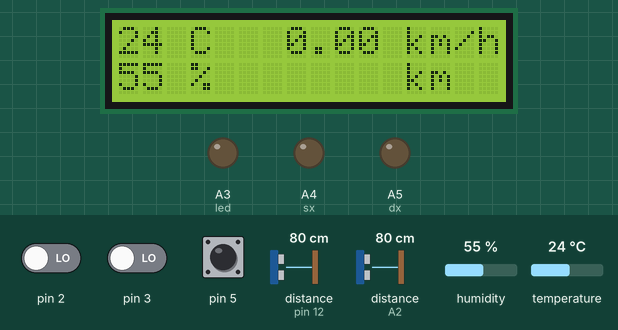
Recording of a sketch running on a simulated Arduino Uno, built with avr-gcc and run on an emulated ATmega328P. Shown: 16×2 character LCD, output pins drawn as LEDs (lit = HIGH). Wiring (inferred from the names in the program): 2 × ultrasonic range finder: trigger pin 13, echo pin 12 / trigger A1, echo A2. Dashed ring = blinking. The test bench sets the inputs (shaded band); at power-on: pin 2 LOW, distance to the obstacle (sensors on pin 12, A2) 80 cm, pin 5 HIGH, humidity 55 %, temperature 24 °C, pin 3 LOW. The echo pulse lasts 58.3 µs per cm; pins used as bus, display or sensor lines are not drawn; what the sketch prints to the serial monitor is not drawn.

Above: at 2.1 s.
2.2 s: pin 2 driven HIGH
At 2.37 s:
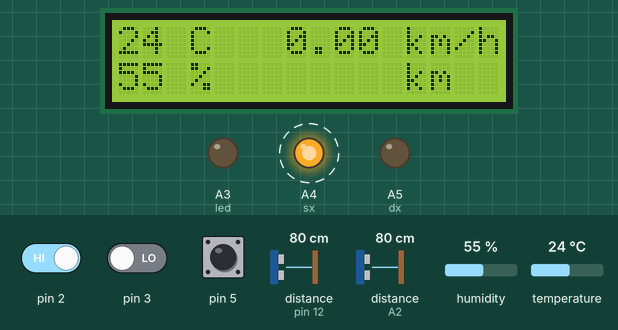
4.1 s: distance to the obstacle (sensor on pin 12) set to 7 cm
5.6 s: distance to the obstacle (sensor on pin 12) set to 4 cm
At 5.85 s:
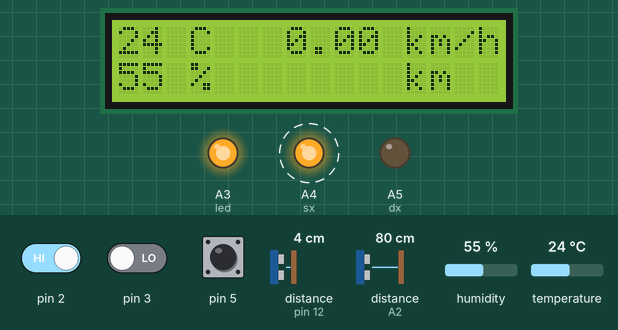
7.3 s: pin 5 pulled LOW for 0.15 s
At 7.47 s:
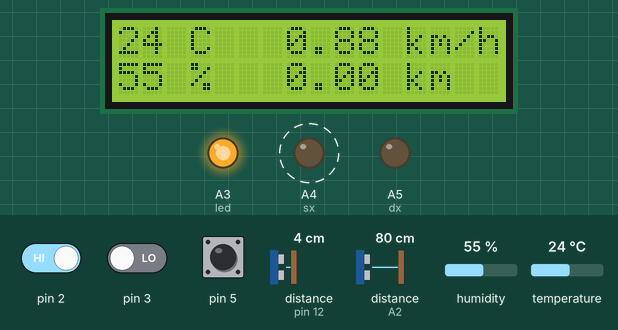
8.0 s: humidity set to 22 %
At 9.4 s:
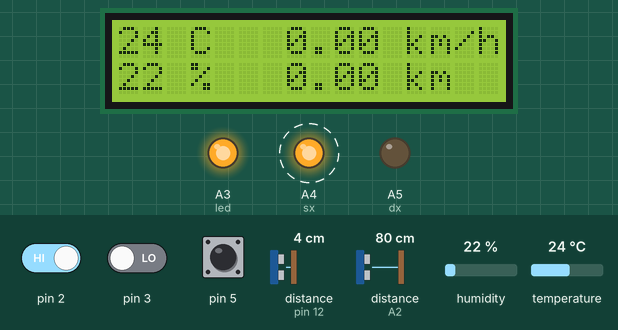
10.8 s: temperature set to 12 °C
At 13.47 s:
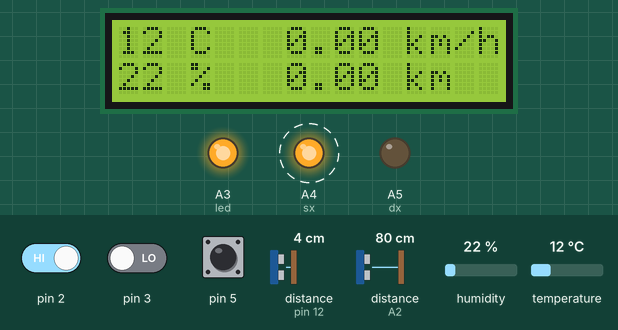
Timing chart, 0 to 15.8 s (numbered marks = the images above; inputs shaded):
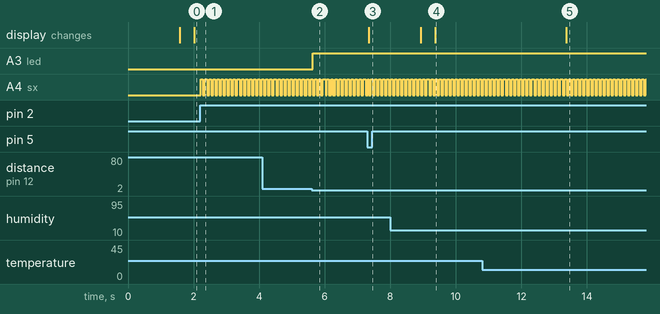

The sketch:

Bassino.ino
```cpp
#include <Adafruit_Sensor.h>
#include <DHT.h>
#include "DHT.h" //libreria per la lettura del sensore temperatura
#include <LiquidCrystal.h>// libreria per lo schermo LCD
#include <CapacitiveSensor.h>// libreria per la lettura del sensore capacitivo
CapacitiveSensor capSensor= CapacitiveSensor(4,5);


// definisco alcuni pin
#define trigpin A1
#define echopin A2
#define trigPin 13
#define echoPin 12
#define led A3
#define sx A4
#define dx A5
#define DHTPIN A0 //pin di lettura del dht
#define DHTTYPE DHT11// dht11 è il tipo di sensore che uso

int ledState=0;
int ledState2=0;
unsigned long previousMillis = 0; //memorizza l'ultimo tempo di aggiornamento
unsigned long interval = 60; //intervallo di azione
unsigned long previousMillis2 = 0;
unsigned long interval2 = 80;
unsigned long previousMillis3 = 0;
unsigned long interval3 = 2000;
unsigned long previousMillis4 = 0;
unsigned long interval4 =30;


extern unsigned long timer0_millis;//var per azzerare il tempo
float s=0;//var globale per evitare che si azzeri constantemente. utilizzata per il calcolo della distanza

LiquidCrystal lcd(6, 7, 8, 9, 10, 11);//pin dello schermo


DHT dht(DHTPIN, DHTTYPE);//setto il sensore di temperatura
void setup() {

  Serial.begin (9600);
  pinMode(trigPin, OUTPUT);
  pinMode(echoPin, INPUT);
  pinMode(trigpin, OUTPUT);
  pinMode(echopin, INPUT);
  pinMode(led, OUTPUT);
  pinMode(sx, OUTPUT);
  pinMode(dx, OUTPUT);
  pinMode(2, INPUT);
  pinMode (3, INPUT);


  // i numeri all'interno di LCD indicano le righe e le colonne disponibili
  lcd.begin(16, 2);
  lcd.setCursor(3,0);
  lcd.print("C");
  lcd.setCursor(3,1);
  lcd.print("%");
  lcd.setCursor(12,0);
  lcd.print("km/h");
  lcd.setCursor(12,1);
  lcd.print("km");
  //imposto le misure che verranno mostrate a video
}

void loop() {
  long sensor=capSensor.capacitiveSensor(5);
  float time,time2,v;
  long duration, distance, duration2, distance2,pressione, pressione2;
  unsigned long currentMillis = millis();

  //calcolo velocità
if(currentMillis - previousMillis2 > interval2) {
 previousMillis2 = currentMillis;
  if (sensor >14){

    Serial.println(sensor);
    time=millis();

     if(time>90){
     time=time/1000;
     Serial.print("sec ");
     Serial.println(time);

      v=((1.8)/(time))*3.6;
      s=s+0.0018;
      resetMillis();// azzero il tempo

     //delay(20);
      Serial.print("velocità");
      Serial.println(v);
      Serial.println(s);
      lcd.setCursor(7, 0);
      lcd.print(v);
      lcd.setCursor(7, 1);
      lcd.print(s);
      }

    }
   time2=millis();
  if(time2>1500){
    v=0.000;
    lcd.setCursor(7, 0);
    lcd.print(v);
  }
}
 //fine calcolo velocità


//inizio freni

if(currentMillis - previousMillis4 > interval4) {
 previousMillis4 = currentMillis;

  digitalWrite(trigPin, LOW);
  delayMicroseconds(2);
  digitalWrite(trigPin, HIGH);
  delayMicroseconds(10);
  digitalWrite(trigPin, LOW);
  duration = pulseIn(echoPin, HIGH);
  distance = (duration/2) / 29.1;


  digitalWrite(trigpin, LOW);
  delayMicroseconds(2);
  digitalWrite(trigpin, HIGH);
  delayMicroseconds(10);
  digitalWrite(trigpin, LOW);
  duration2 = pulseIn(echopin, HIGH);
  distance2 = (duration2/2) / 29.1;

  if (distance < 5 || distance2<5) {

    digitalWrite(led,HIGH);


   }    else {

    digitalWrite(led,LOW);

    }
}


//fine freni


//start lettura temperatura


if(currentMillis - previousMillis3 > interval3) {
   previousMillis3 = currentMillis;

  int t= dht.readTemperature();
  int h = dht.readHumidity();
  lcd.setCursor(0, 0);
  lcd.print(t);
  lcd.setCursor(0, 1);
  lcd.print(h);
}

  //fine lettura temperatura


  //inizializzo i pulsanti per le frecce
pressione=digitalRead(2);
pressione2=digitalRead(3);

if(currentMillis - previousMillis > interval) {
  previousMillis = currentMillis; //salvo il tempo

  //freccesx(pressione,pressione2);

 if (pressione==HIGH  && pressione2==LOW){// partono le frecce di sinistra
     ledState2 ^= 1;
     digitalWrite(sx, ledState2);
  }
   else{
     ledState2=0;
     digitalWrite(sx,ledState2) ;
  }


  if (pressione2==HIGH && pressione==LOW){// partono le frecce di destra


    ledState ^= 1;
    digitalWrite(dx, ledState);
  }

  else{
    ledState=0;
    digitalWrite(dx,ledState) ;
    }
}
//fine frecce


 currentMillis=0;

}


//funzione per azzerare i millisecondi
void resetMillis() {
  cli();
  timer0_millis = 0;
  sei();
}
```

Measured:
- the behaviour switches between 6 and 5 cm on distance to the obstacle (sensor on pin 12) (found by bisection; images 1 and 2)
- after the input at 2.2 s, A4 (sx): alternates HIGH for 0.06 s and LOW for 0.06 s, starting at once
- after the input at 5.6 s, A3 (led): LOW → HIGH at once
- after the input at 7.3 s, the display: changes at once (image 3)
- after the input at 8.0 s, the display: first differs from a run without the input after 1.4 s (image 4)
- after the input at 10.8 s, the display: changes after 2.6 s (image 5)
